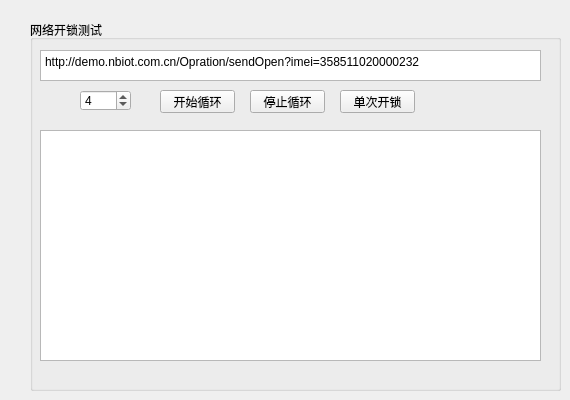
   <widget class="QWidget" name="tab">
    <attribute name="title">
     <string>页</string>
    </attribute>
    <widget class="QGroupBox" name="groupBox">
     <property name="geometry">
      <rect>
       <x>30</x>
       <y>20</y>
       <width>531</width>
       <height>371</height>
      </rect>
     </property>
     <property name="title">
      <string>网络开锁测试</string>
     </property>
     <widget class="QTextEdit" name="te_http_get_url">
      <property name="geometry">
       <rect>
        <x>10</x>
        <y>30</y>
        <width>501</width>
        <height>31</height>
       </rect>
      </property>
      <property name="html">
       <string>&lt;!DOCTYPE HTML PUBLIC &quot;-//W3C//DTD HTML 4.0//EN&quot; &quot;http://www.w3.org/TR/REC-html40/strict.dtd&quot;&gt;
&lt;html&gt;&lt;head&gt;&lt;meta name=&quot;qrichtext&quot; content=&quot;1&quot; /&gt;&lt;style type=&quot;text/css&quot;&gt;
p, li { white-space: pre-wrap; }
&lt;/style&gt;&lt;/head&gt;&lt;body style=&quot; font-family:'SimSun'; font-size:9pt; font-weight:400; font-style:normal;&quot;&gt;
&lt;p style=&quot; margin-top:0px; margin-bottom:0px; margin-left:0px; margin-right:0px; -qt-block-indent:0; text-indent:0px;&quot;&gt;http://demo.nbiot.com.cn/Opration/sendOpen?imei=358511020000232&lt;/p&gt;&lt;/body&gt;&lt;/html&gt;</string>
      </property>
     </widget>
     <widget class="QPushButton" name="pb_http_get_start">
      <property name="geometry">
       <rect>
        <x>130</x>
        <y>70</y>
        <width>75</width>
        <height>23</height>
       </rect>
      </property>
      <property name="text">
       <string>开始循环</string>
      </property>
     </widget>
     <widget class="QTextEdit" name="te_http_get_result">
      <property name="geometry">
       <rect>
        <x>10</x>
        <y>110</y>
        <width>501</width>
        <height>231</height>
       </rect>
      </property>
      <property name="html">
       <string>&lt;!DOCTYPE HTML PUBLIC &quot;-//W3C//DTD HTML 4.0//EN&quot; &quot;http://www.w3.org/TR/REC-html40/strict.dtd&quot;&gt;
&lt;html&gt;&lt;head&gt;&lt;meta name=&quot;qrichtext&quot; content=&quot;1&quot; /&gt;&lt;style type=&quot;text/css&quot;&gt;
p, li { white-space: pre-wrap; }
&lt;/style&gt;&lt;/head&gt;&lt;body style=&quot; font-family:'SimSun'; font-size:9pt; font-weight:400; font-style:normal;&quot;&gt;
&lt;p style=&quot;-qt-paragraph-type:empty; margin-top:0px; margin-bottom:0px; margin-left:0px; margin-right:0px; -qt-block-indent:0; text-indent:0px;&quot;&gt;&lt;br /&gt;&lt;/p&gt;&lt;/body&gt;&lt;/html&gt;</string>
      </property>
     </widget>
     <widget class="QPushButton" name="pb_http_get_stop">
      <property name="geometry">
       <rect>
        <x>220</x>
        <y>70</y>
        <width>75</width>
        <height>23</height>
       </rect>
      </property>
      <property name="text">
       <string>停止循环</string>
      </property>
     </widget>
     <widget class="QSpinBox" name="sb_http_inter">
      <property name="geometry">
       <rect>
        <x>50</x>
        <y>70</y>
        <width>51</width>
        <height>21</height>
       </rect>
      </property>
      <property name="value">
       <number>4</number>
      </property>
     </widget>
     <widget class="QPushButton" name="pb_http_get_single">
      <property name="geometry">
       <rect>
        <x>310</x>
        <y>70</y>
        <width>75</width>
        <height>23</height>
       </rect>
      </property>
      <property name="text">
       <string>单次开锁</string>
      </property>
     </widget>
    </widget>
   </widget>
